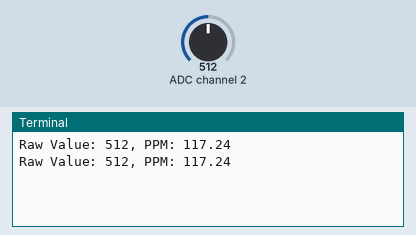
A program run on a simulated Raspberry Pi (BCM pin numbers). Parts: the last lines printed to the terminal. Inputs (shaded band) come from the test bench; at power-on: ADC channel 2 = 512 (analog values on the 0–1023 scale).

Above: at 1.2 s.
1.3 s: ADC channel 2 set to 716
At 2.4 s:
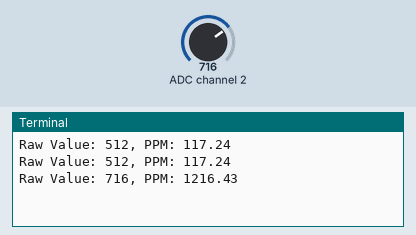
2.8 s: ADC channel 2 set to 900
At 3.8 s:
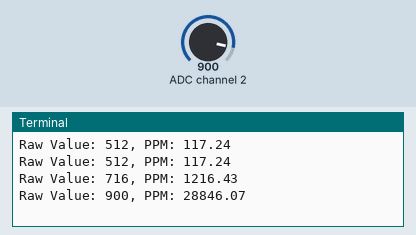
Timing chart, 0 to 5.8 s (numbered marks = the images above; inputs shaded):
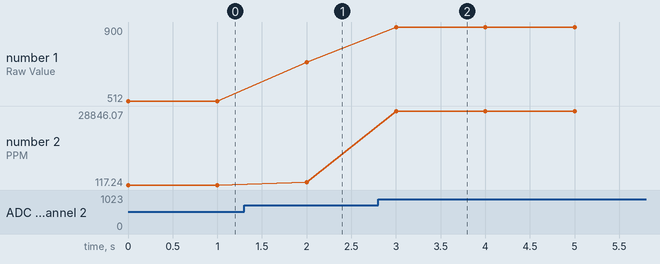

The program:

mq137.py
```python
import spidev
import time

# Initialize SPI
spi = spidev.SpiDev()
spi.open(0, 0)  # Open SPI bus 0, device 0
spi.max_speed_hz = 1350000

# Function to read from MCP3008
def read_adc(channel):
    if channel < 0 or channel > 7:
        raise ValueError("Channel must be between 0 and 7")
    adc = spi.xfer2([1, (8 + channel) << 4, 0])
    value = ((adc[1] & 3) << 8) + adc[2]
    return value

# Function to calculate PPM (calibration needed for accuracy)
def calculate_ppm(raw_value):
    # Constants based on MQ137 datasheet (example values; adjust after calibration)
    RL = 10.0  # Load resistance in kOhms
    RO = 10.0  # Sensor resistance at clean air in kOhms
    CLEAN_AIR_FACTOR = 9.8  # Ratio of RS/RO in clean air

    # Calculate sensor resistance (RS)
    RS = RL * (1023.0 / raw_value - 1.0)

    # Ratio of RS/RO
    ratio = RS / RO

    # Convert ratio to PPM using a power-law equation (example values, replace with calibration curve)
    # PPM = a * (ratio)^b
    a = 116.6020682  # Example coefficient
    b = -2.769034857  # Example exponent

    ppm = a * (ratio ** b)
    return ppm

try:
    while True:
        # Read raw value from CH2 (channel 2)
        raw_value = read_adc(2)

        # Convert to PPM
        ppm = calculate_ppm(raw_value)

        # Print results
        print(f"Raw Value: {raw_value}, PPM: {ppm:.2f}")

        # Delay for readability
        time.sleep(1)

except KeyboardInterrupt:
    print("Exiting...")

finally:
    spi.close()
```

Measured:
- after the input at 1.3 s, the terminal: prints a new line after 0.70 s (image 1)
- after the input at 2.8 s, the terminal: prints a new line after 0.20 s (image 2)
- plotted number 1: 512 → 716 after the input at 1.3 s, 716 → 900 after the input at 2.8 s
- plotted number 2: 117.24 → 1216.43 after the input at 1.3 s, 1216.43 → 28846.07 after the input at 2.8 s
